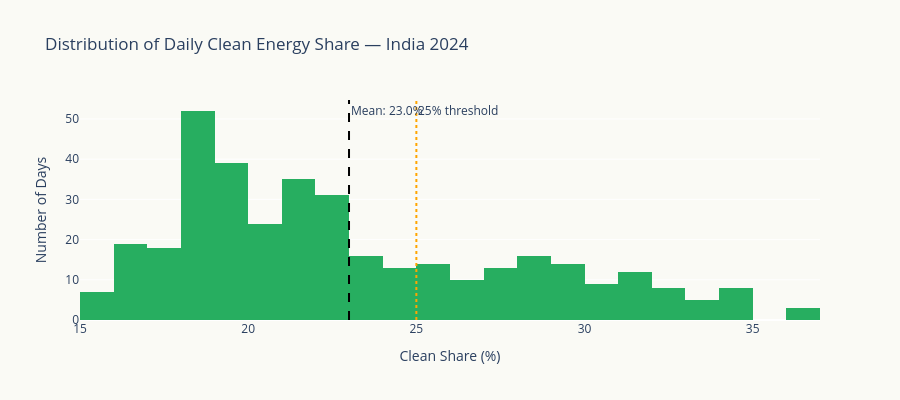

Source (notebook cell):
### Markdown cell above
## 6. Distribution of Daily Clean Share

### Code cell
fig = go.Figure()

fig.add_trace(go.Histogram(
    x=df24['clean_share'], nbinsx=40,
    marker_color='#27AE60',
    name='All Clean',
    hovertemplate='%{x:.0f}%: %{y} days<extra></extra>',
))

fig.add_vline(x=df24['clean_share'].mean(), line_dash='dash', line_color='black',
              annotation_text=f'Mean: {df24["clean_share"].mean():.1f}%')
fig.add_vline(x=25, line_dash='dot', line_color='orange',
              annotation_text='25% threshold')

fig.update_layout(
    title='Distribution of Daily Clean Energy Share — India 2024',
    xaxis_title='Clean Share (%)',
    yaxis_title='Number of Days',
    plot_bgcolor='#FAFAF5', paper_bgcolor='#FAFAF5',
    height=400,
)
fig.show()

print(f'Days where clean > 25%: {(df24["clean_share"] > 25).sum()} ({(df24["clean_share"] > 25).mean()*100:.0f}%)')
print(f'Days where clean > 30%: {(df24["clean_share"] > 30).sum()} ({(df24["clean_share"] > 30).mean()*100:.0f}%)')
print(f'Days where clean > 35%: {(df24["clean_share"] > 35).sum()} ({(df24["clean_share"] > 35).mean()*100:.0f}%)')

### Figure 1 — Plotly figure (JSON) as saved in the notebook; plotly's stock layout.template omitted (floating-point values rounded to 4 significant figures; data arrays with more than 128 entries replaced by an {"elided": "..."} marker saying what was removed)
{"data": [{"hovertemplate": "%{x:.0f}%: %{y} days<extra></extra>", "marker": {"color": "#27AE60"}, "name": "All Clean", "nbinsx": 40, "type": "histogram", "x": {"elided": "366 float values"}}], "layout": {"annotations": [{"showarrow": false, "text": "Mean: 23.0%", "x": 23.0, "xanchor": "left", "xref": "x", "y": 1, "yanchor": "top", "yref": "y domain"}, {"showarrow": false, "text": "25% threshold", "x": 25, "xanchor": "left", "xref": "x", "y": 1, "yanchor": "top", "yref": "y domain"}], "height": 400, "paper_bgcolor": "#FAFAF5", "plot_bgcolor": "#FAFAF5", "shapes": [{"line": {"color": "black", "dash": "dash"}, "type": "line", "x0": 23.0, "x1": 23.0, "xref": "x", "y0": 0, "y1": 1, "yref": "y domain"}, {"line": {"color": "orange", "dash": "dot"}, "type": "line", "x0": 25, "x1": 25, "xref": "x", "y0": 0, "y1": 1, "yref": "y domain"}], "title": {"text": "Distribution of Daily Clean Energy Share — India 2024"}, "xaxis": {"title": {"text": "Clean Share (%)"}}, "yaxis": {"title": {"text": "Number of Days"}}}}
